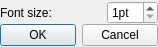
<?xml version="1.0" encoding="UTF-8"?>
<ui version="4.0">
 <class>DialogFontsize</class>
 <widget class="QDialog" name="DialogFontsize">
  <property name="windowModality">
   <enum>Qt::NonModal</enum>
  </property>
  <property name="geometry">
   <rect>
    <x>0</x>
    <y>0</y>
    <width>158</width>
    <height>47</height>
   </rect>
  </property>
  <property name="sizePolicy">
   <sizepolicy hsizetype="Fixed" vsizetype="Fixed">
    <horstretch>0</horstretch>
    <verstretch>0</verstretch>
   </sizepolicy>
  </property>
  <property name="windowTitle">
   <string>Font size</string>
  </property>
  <property name="modal">
   <bool>false</bool>
  </property>
  <widget class="QWidget" name="verticalLayoutWidget">
   <property name="geometry">
    <rect>
     <x>0</x>
     <y>0</y>
     <width>158</width>
     <height>47</height>
    </rect>
   </property>
   <layout class="QVBoxLayout" name="verticalLayout">
    <property name="spacing">
     <number>0</number>
    </property>
    <property name="sizeConstraint">
     <enum>QLayout::SetDefaultConstraint</enum>
    </property>
    <item>
     <layout class="QHBoxLayout" name="horizontalLayout">
      <property name="spacing">
       <number>0</number>
      </property>
      <property name="sizeConstraint">
       <enum>QLayout::SetDefaultConstraint</enum>
      </property>
      <property name="leftMargin">
       <number>0</number>
      </property>
      <property name="topMargin">
       <number>1</number>
      </property>
      <item>
       <widget class="QLabel" name="label">
        <property name="minimumSize">
         <size>
          <width>0</width>
          <height>0</height>
         </size>
        </property>
        <property name="maximumSize">
         <size>
          <width>16777215</width>
          <height>25</height>
         </size>
        </property>
        <property name="text">
         <string>Font size:</string>
        </property>
       </widget>
      </item>
      <item>
       <widget class="QSpinBox" name="spinBoxFontSize">
        <property name="sizePolicy">
         <sizepolicy hsizetype="Fixed" vsizetype="Fixed">
          <horstretch>0</horstretch>
          <verstretch>0</verstretch>
         </sizepolicy>
        </property>
        <property name="minimumSize">
         <size>
          <width>0</width>
          <height>0</height>
         </size>
        </property>
        <property name="maximumSize">
         <size>
          <width>16777215</width>
          <height>25</height>
         </size>
        </property>
        <property name="suffix">
         <string>pt</string>
        </property>
        <property name="minimum">
         <number>1</number>
        </property>
       </widget>
      </item>
     </layout>
    </item>
    <item>
     <widget class="QDialogButtonBox" name="buttonBox">
      <property name="sizePolicy">
       <sizepolicy hsizetype="Fixed" vsizetype="Fixed">
        <horstretch>0</horstretch>
        <verstretch>0</verstretch>
       </sizepolicy>
      </property>
      <property name="maximumSize">
       <size>
        <width>16777215</width>
        <height>30</height>
       </size>
      </property>
      <property name="orientation">
       <enum>Qt::Horizontal</enum>
      </property>
      <property name="standardButtons">
       <set>QDialogButtonBox::Cancel|QDialogButtonBox::Ok</set>
      </property>
      <property name="centerButtons">
       <bool>true</bool>
      </property>
     </widget>
    </item>
   </layout>
  </widget>
 </widget>
 <resources/>
 <connections>
  <connection>
   <sender>buttonBox</sender>
   <signal>accepted()</signal>
   <receiver>DialogFontsize</receiver>
   <slot>accept()</slot>
   <hints>
    <hint type="sourcelabel">
     <x>248</x>
     <y>254</y>
    </hint>
    <hint type="destinationlabel">
     <x>157</x>
     <y>274</y>
    </hint>
   </hints>
  </connection>
  <connection>
   <sender>buttonBox</sender>
   <signal>rejected()</signal>
   <receiver>DialogFontsize</receiver>
   <slot>reject()</slot>
   <hints>
    <hint type="sourcelabel">
     <x>316</x>
     <y>260</y>
    </hint>
    <hint type="destinationlabel">
     <x>286</x>
     <y>274</y>
    </hint>
   </hints>
  </connection>
 </connections>
</ui>
